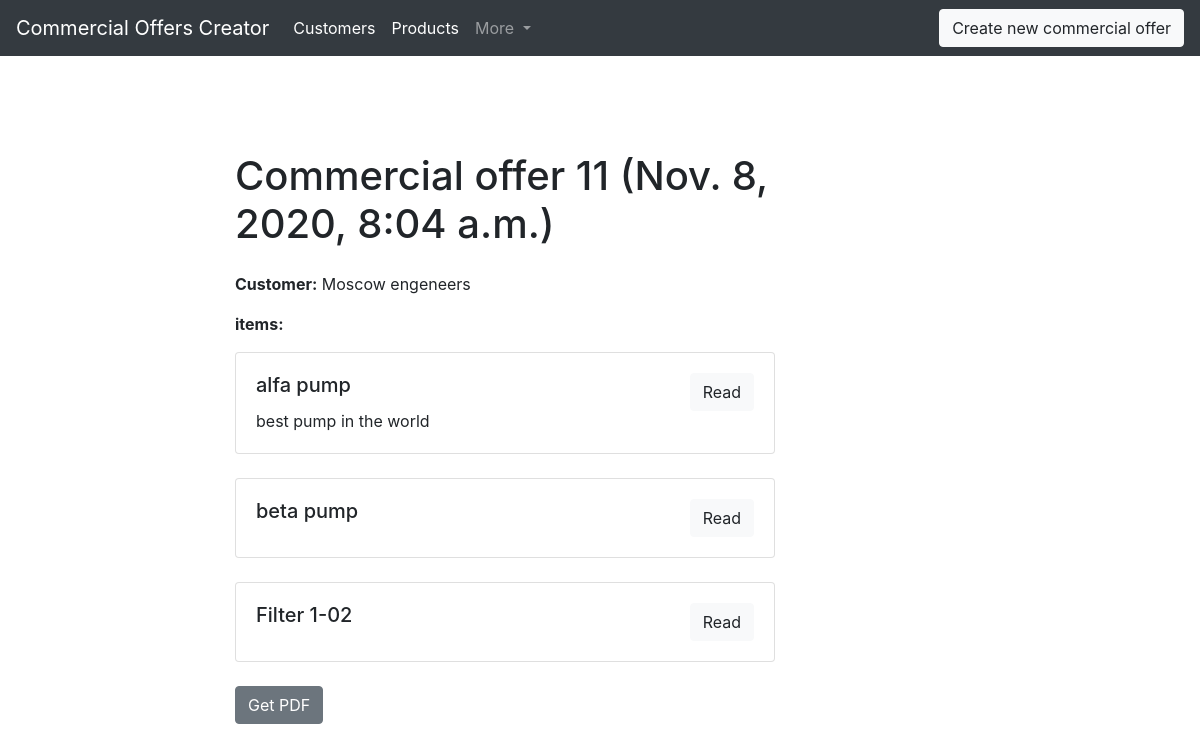
Page /COC/commercial_offer/11/ on the committed database.
### COC/models.py (models this page shows, shortened)
class CommercialOffer(models.Model):
    id = models.AutoField(primary_key=True) #id==articul
    creation_date = models.DateTimeField(auto_now_add=True)
    customer = models.ForeignKey(Customer, on_delete = models.CASCADE, blank=True)
    products = models.ManyToManyField('Product', blank=True)
    total = models.DecimalField(decimal_places=2, max_digits=10, blank=True, null=True)

class Customer(models.Model):
    denomination = models.CharField(max_length=150, db_index=True)
    id = models.AutoField(primary_key=True)
    address = models.CharField(max_length=150)
    index = models.CharField(max_length=6)
    telephone = models.CharField(max_length=11)
    contactPersonPhoneNumber = models.CharField(max_length=11, blank=True)
    contactPersonEmail = models.CharField(max_length=50, blank=True)
    price_group_discounts = models.ManyToManyField('PriceGroupDiscount', blank=True)

class Product(models.Model):
    denomination = models.CharField(max_length=150, db_index=True)
    id = models.AutoField(primary_key=True) #id==articul
    description = models.TextField(blank=True)
    box_quantity = models.IntegerField()    #количество в упаковке
    min_order_quantity = models.IntegerField()  #минимаьлное количество товара для заказа
    price_group = models.ForeignKey(PriceGroup, on_delete = models.CASCADE, blank=True)
    cost = models.DecimalField(decimal_places=2, max_digits=10) #Себестоимость
    list_price = models.DecimalField(decimal_places=2, max_digits=10) #Прейскурантная цена
    def get_absolut_url(self):
        return reverse('product_ditail_url', kwargs={'id': self.id})

### COC/views.py (the view)
# urls.py: path('commercial_offer/<str:id>/', CommercialOfferDetail.as_view(), name='commercial_offer_ditail_url'),
class CommercialOfferDetail(ObjectsDetailMixin, View):
    model = CommercialOffer
    template = 'COC/commercial_offer_ditail.html'

### COC/utils.py (called while the page is built)
    def get(self, request, id):
        obj = get_object_or_404(self.model, id=id)
        return render(request, self.template, context={self.model.__name__.lower():obj, 'admin_object': obj, 'detail':True})

### COC/templates/COC/commercial_offer_ditail.html (shortened to what this page needs)
{% extends 'COC/base_COC.html' %}
{% block content %}
  <h1 class="mt-5 mb-4">Commercial offer {{commercialoffer.id}} ({{commercialoffer.creation_date}})</h1>
  <p><b>Customer:</b> {{commercialoffer.customer.denomination}}</p>
  <p><b>items:</b></p>
  {% for product in commercialoffer.products.all %}
    {% include 'COC/includes/product_card_template.html' %}
  {% endfor %}
  <a href="{% url 'get_pdf_url' id=commercialoffer.id %}" class="btn btn-secondary">Get PDF</a>
{% endblock %}

### COC/templates/COC/includes/product_card_template.html
<div class="card mb-4">
  <div class="card-body">
    <div class="row">
      <div class="col-sm-6">
        <h5 class="card-title">{{product.denomination}}</h5>
        <p class="card-text">{{product.description|truncatewords:15}}</p>
      </div>
      <div class="col-sm-6 text-right">
        <a href="{{ product.get_absolut_url }}" class="btn btn-light">Read</a>
      </div>
    </div>
  </div>
</div>

### rows in the picture
CommercialOffer: id "11", creation_date "Nov. 8, 2020, 8:04 a.m.", customer.denomination "Moscow engeneers"
Product: denomination "alfa pump", description "best pump in the world"
Product: denomination "beta pump"
Product: denomination "Filter 1-02"
